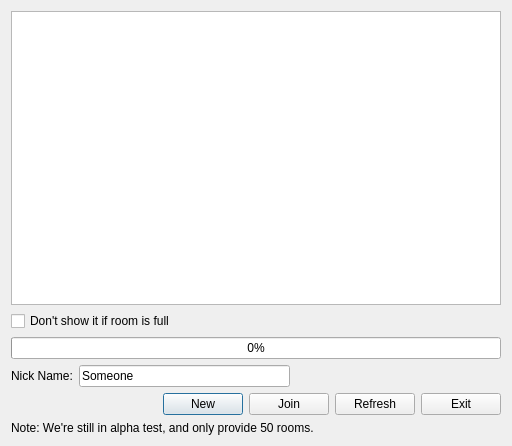
<?xml version="1.0" encoding="UTF-8"?>
<ui version="4.0">
 <class>RoomListDialog</class>
 <widget class="QDialog" name="RoomListDialog">
  <property name="geometry">
   <rect>
    <x>0</x>
    <y>0</y>
    <width>512</width>
    <height>446</height>
   </rect>
  </property>
  <property name="windowTitle">
   <string>Mr.Paint</string>
  </property>
  <layout class="QVBoxLayout" name="verticalLayout">
   <item>
    <widget class="QTableWidget" name="tableWidget">
     <property name="editTriggers">
      <set>QAbstractItemView::NoEditTriggers</set>
     </property>
     <property name="selectionMode">
      <enum>QAbstractItemView::SingleSelection</enum>
     </property>
     <property name="selectionBehavior">
      <enum>QAbstractItemView::SelectRows</enum>
     </property>
     <property name="sortingEnabled">
      <bool>true</bool>
     </property>
     <property name="cornerButtonEnabled">
      <bool>false</bool>
     </property>
     <attribute name="verticalHeaderVisible">
      <bool>false</bool>
     </attribute>
    </widget>
   </item>
   <item>
    <layout class="QHBoxLayout" name="horizontalLayout_3">
     <item>
      <widget class="QCheckBox" name="checkBox">
       <property name="text">
        <string>Don't show it if room is full</string>
       </property>
      </widget>
     </item>
     <item>
      <spacer name="horizontalSpacer_3">
       <property name="orientation">
        <enum>Qt::Horizontal</enum>
       </property>
       <property name="sizeHint" stdset="0">
        <size>
         <width>40</width>
         <height>20</height>
        </size>
       </property>
      </spacer>
     </item>
     <item>
      <widget class="QLabel" name="counter_label"/>
     </item>
    </layout>
   </item>
   <item>
    <widget class="QProgressBar" name="progressBar">
     <property name="value">
      <number>0</number>
     </property>
    </widget>
   </item>
   <item>
    <layout class="QHBoxLayout" name="horizontalLayout_2">
     <item>
      <widget class="QLabel" name="label_2">
       <property name="text">
        <string>Nick Name:</string>
       </property>
      </widget>
     </item>
     <item>
      <widget class="QLineEdit" name="lineEdit">
       <property name="inputMask">
        <string/>
       </property>
       <property name="text">
        <string>Someone</string>
       </property>
       <property name="maxLength">
        <number>16</number>
       </property>
      </widget>
     </item>
     <item>
      <spacer name="horizontalSpacer_2">
       <property name="orientation">
        <enum>Qt::Horizontal</enum>
       </property>
       <property name="sizeHint" stdset="0">
        <size>
         <width>40</width>
         <height>20</height>
        </size>
       </property>
      </spacer>
     </item>
    </layout>
   </item>
   <item>
    <layout class="QHBoxLayout" name="horizontalLayout">
     <item>
      <spacer name="horizontalSpacer">
       <property name="orientation">
        <enum>Qt::Horizontal</enum>
       </property>
       <property name="sizeHint" stdset="0">
        <size>
         <width>40</width>
         <height>20</height>
        </size>
       </property>
      </spacer>
     </item>
     <item>
      <widget class="QPushButton" name="pushButton">
       <property name="text">
        <string>New</string>
       </property>
      </widget>
     </item>
     <item>
      <widget class="QPushButton" name="pushButton_2">
       <property name="text">
        <string>Join</string>
       </property>
      </widget>
     </item>
     <item>
      <widget class="QPushButton" name="pushButton_3">
       <property name="text">
        <string>Refresh</string>
       </property>
      </widget>
     </item>
     <item>
      <widget class="QPushButton" name="pushButton_4">
       <property name="text">
        <string>Exit</string>
       </property>
      </widget>
     </item>
    </layout>
   </item>
   <item>
    <widget class="QLabel" name="label">
     <property name="text">
      <string>Note: We're still in alpha test, and only provide 50 rooms.</string>
     </property>
    </widget>
   </item>
  </layout>
 </widget>
 <resources/>
 <connections/>
</ui>
